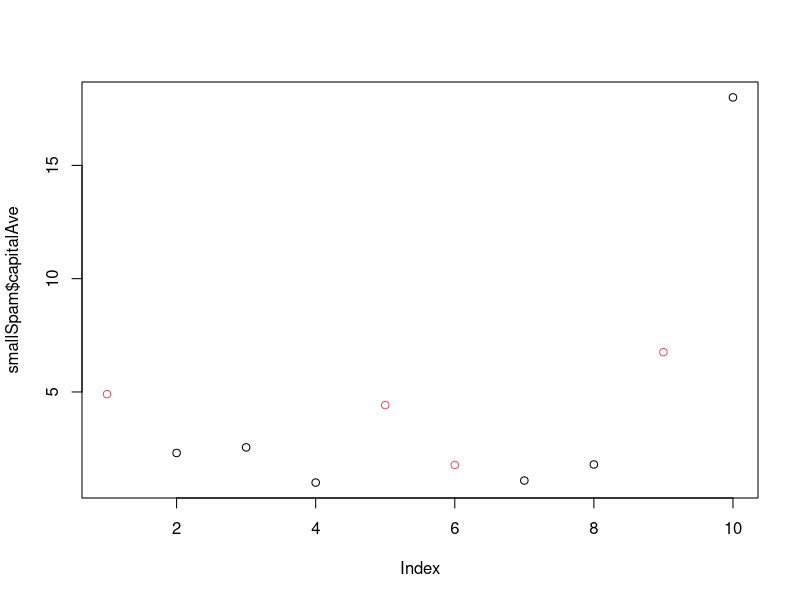

Write R code to recreate this figure.
## ---- chunk 1
library(kernlab); data("spam"); set.seed(333)
smallSpam <- spam[sample(dim(spam)[1], size = 10),]
spamLabel <- (smallSpam$type=="spam")*1+1
plot(smallSpam$capitalAve, col=spamLabel)
## ---- chunk 2
rule1 <- function(x){
  prediction <- rep(NA, length(x))
  prediction[x > 2.7] <- "spam"
  prediction[x < 2.4] <- "nonspam"
  prediction[(x >= 2.4 & x <= 2.45)] <- "spam"
  prediction[(x > 2.45 & x <= 2.7)] <- "nonspam"
  return(prediction)
}
table(rule1(smallSpam$capitalAve), smallSpam$type)
## ---- chunk 3
rule2 <- function(x){
  prediction <- rep(NA, length(x))
  prediction[x > 2.8] <- "spam"
  prediction[x <= 2.8] <- "nonspam"
  return(prediction)
}
table(rule2(smallSpam$capitalAve), smallSpam$type)
## ---- chunk 4
table(rule1(spam$capitalAve), spam$type)
## ---- chunk 5
table(rule2(spam$capitalAve), spam$type)
## ---- chunk 6
mean(rule1(spam$capitalAve)==spam$type)
## ---- chunk 7
sum(rule1(spam$capitalAve)==spam$type)
## ---- chunk 8
sum(rule2(spam$capitalAve)==spam$type)
